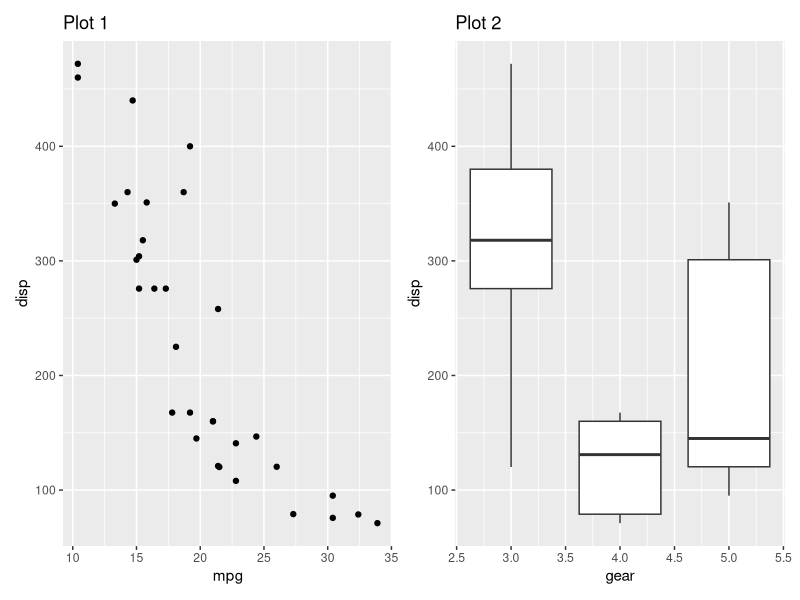
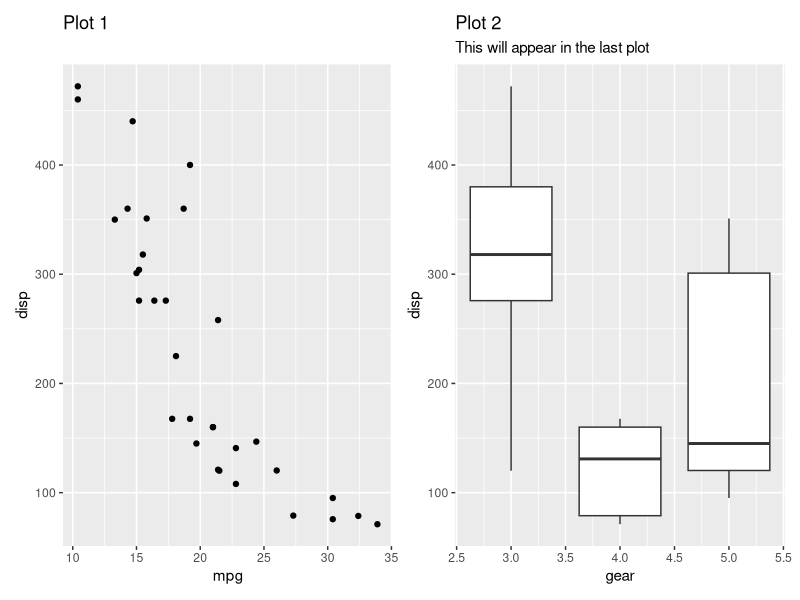
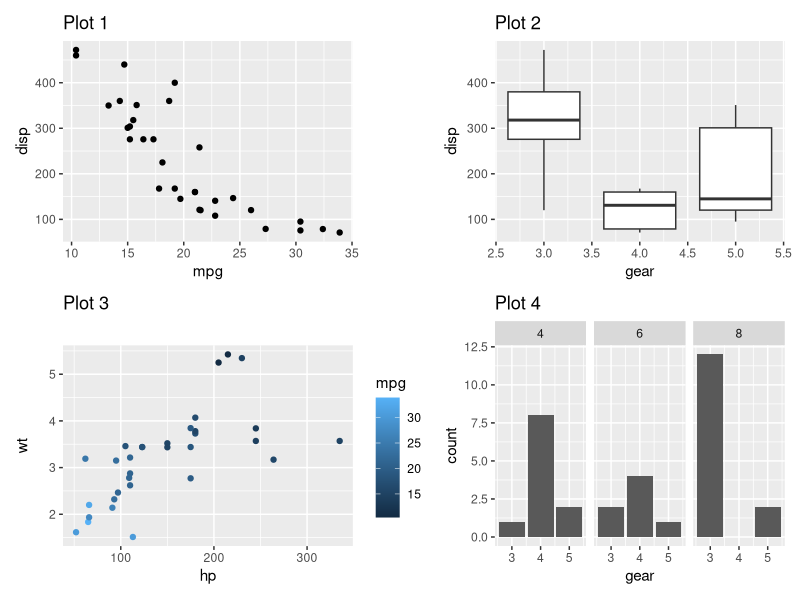
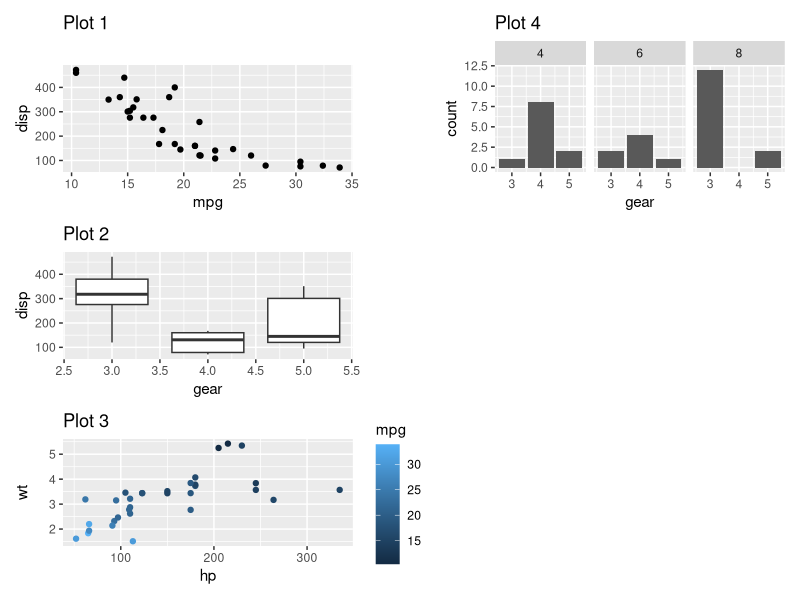
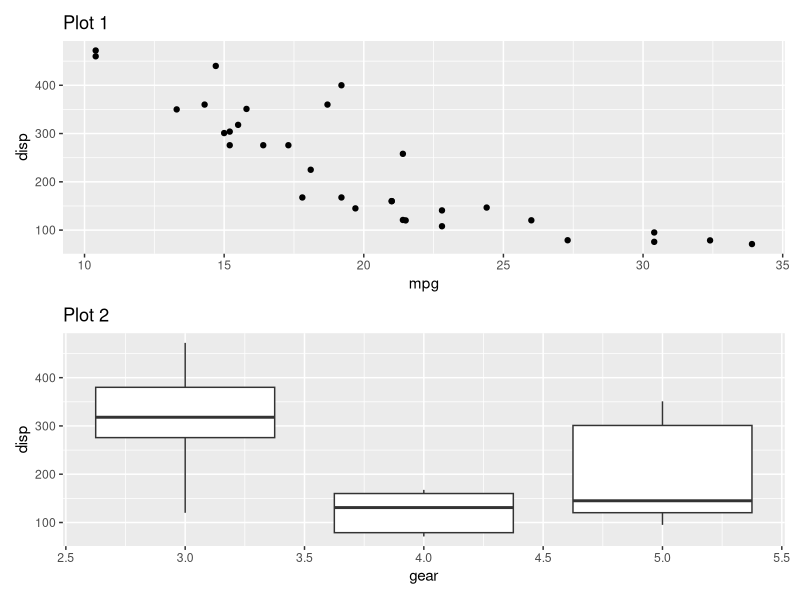
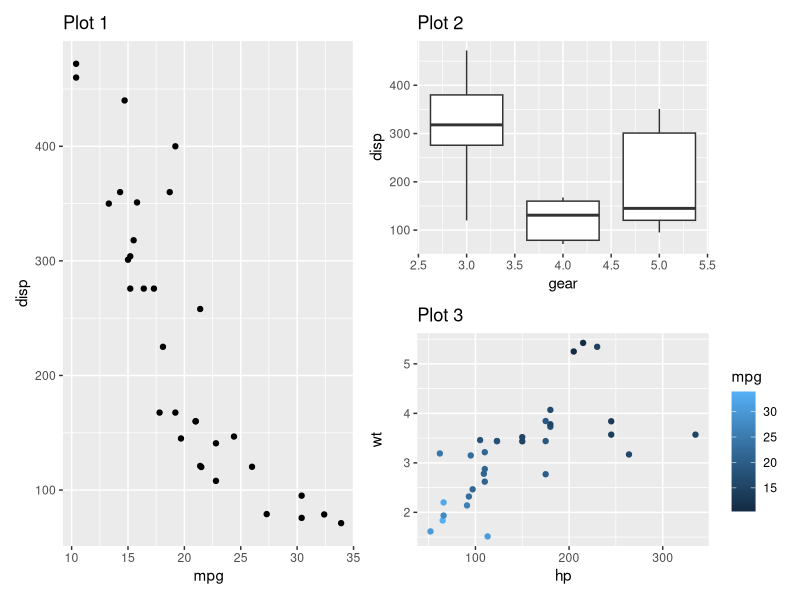
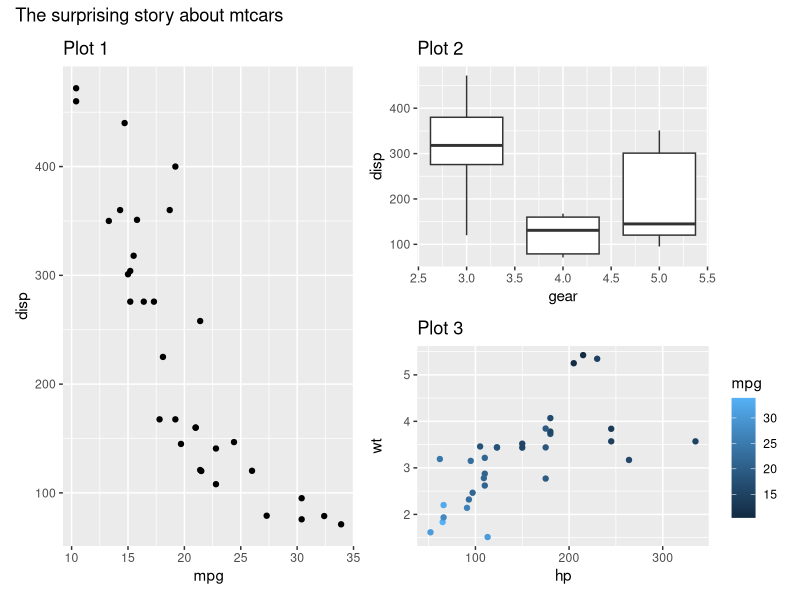
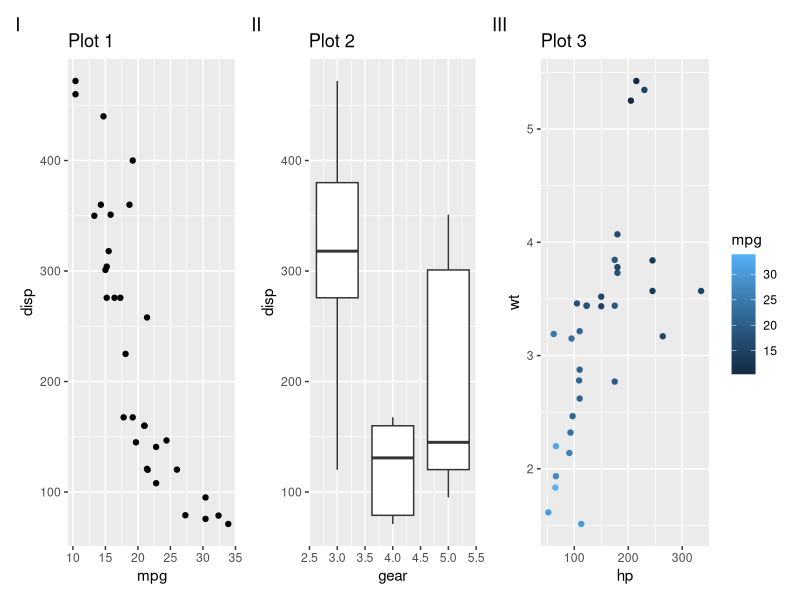

Reproduce these figures in R, in order.
## ---- chunk 1
knitr::opts_chunk$set(
  collapse = TRUE,
  comment = "#>"
)
## ---- chunk 2
library(patchwork)
## ---- chunk 3
library(ggplot2)
p1 <- ggplot(mtcars) + 
  geom_point(aes(mpg, disp)) + 
  ggtitle('Plot 1')

p2 <- ggplot(mtcars) + 
  geom_boxplot(aes(gear, disp, group = gear)) + 
  ggtitle('Plot 2')

p3 <- ggplot(mtcars) + 
  geom_point(aes(hp, wt, colour = mpg)) + 
  ggtitle('Plot 3')

p4 <- ggplot(mtcars) + 
  geom_bar(aes(gear)) + 
  facet_wrap(~cyl) + 
  ggtitle('Plot 4')
## ---- chunk 4
p1 + p2
## ---- chunk 5
p1 + p2 + labs(subtitle = 'This will appear in the last plot')
## ---- chunk 6
p1 + p2 + p3 + p4
## ---- chunk 7
p1 + p2 + p3 + p4 + plot_layout(nrow = 3, byrow = FALSE)
## ---- chunk 8
p1 / p2
## ---- chunk 9
p1 | (p2 / p3)
## ---- chunk 10
(p1 | (p2 / p3)) + 
  plot_annotation(title = 'The surprising story about mtcars')
## ---- chunk 11
p1 + p2 + p3 + 
  plot_annotation(tag_levels = 'I')
